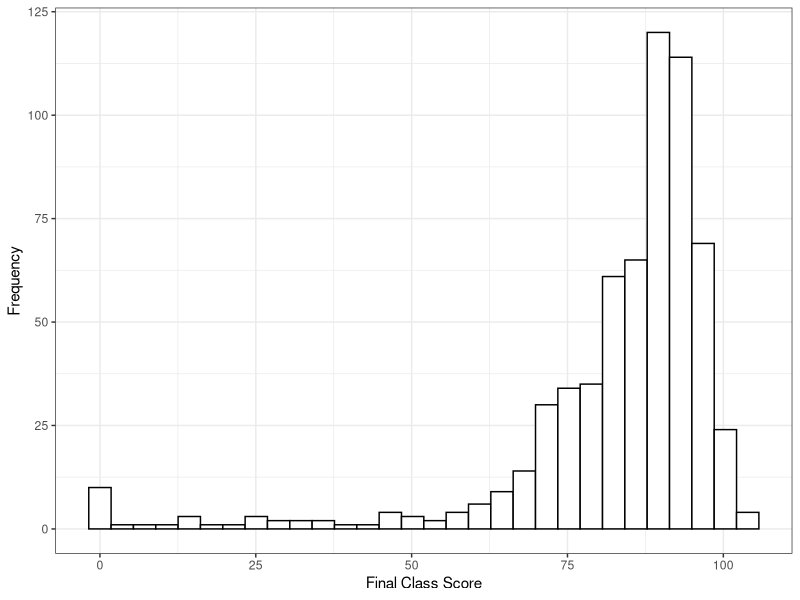
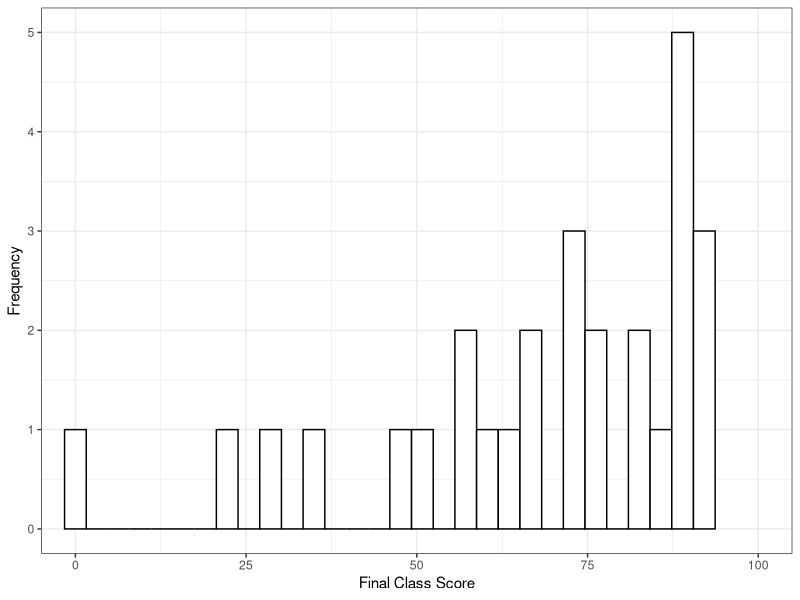
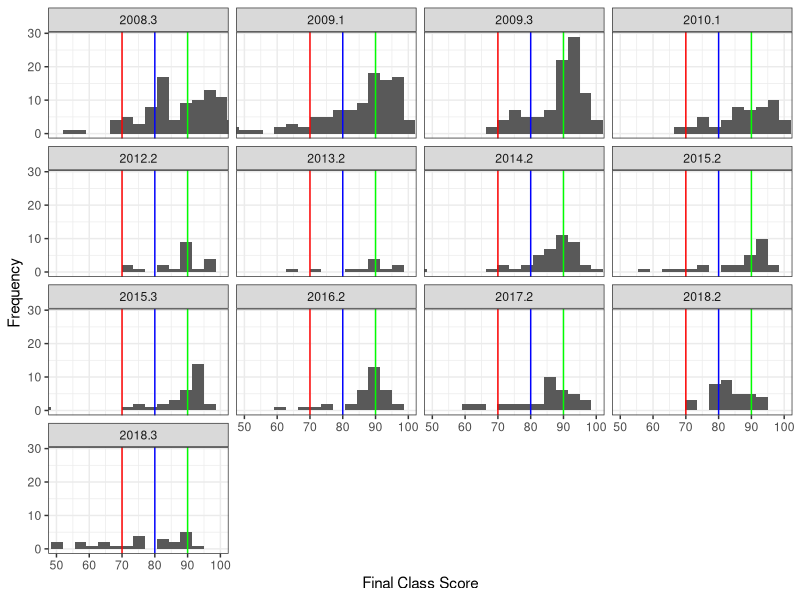
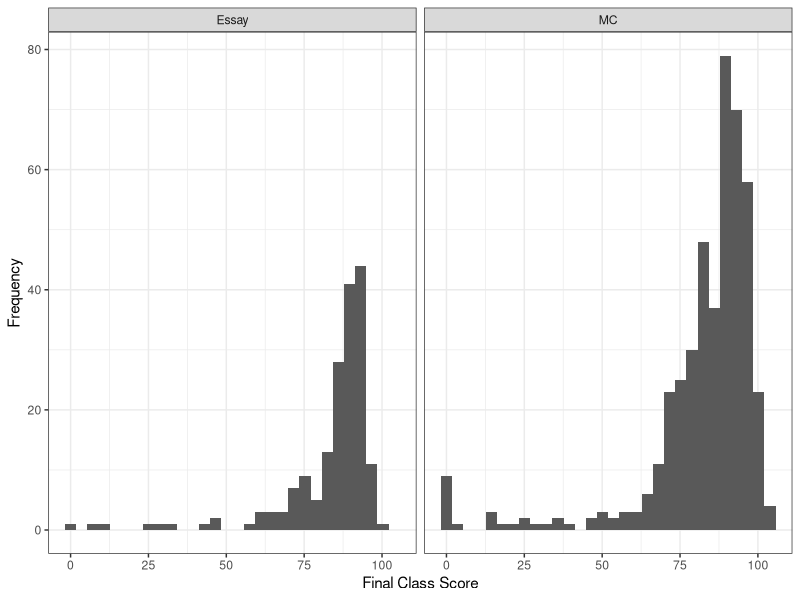
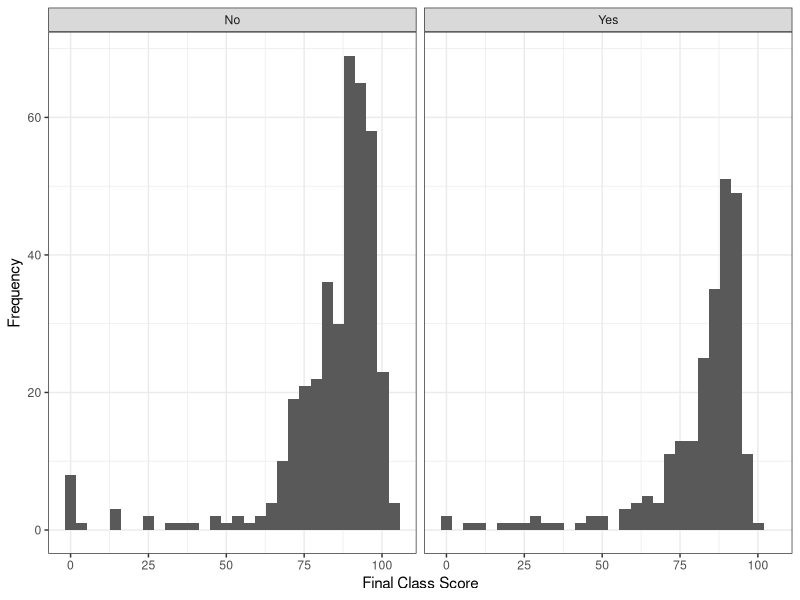
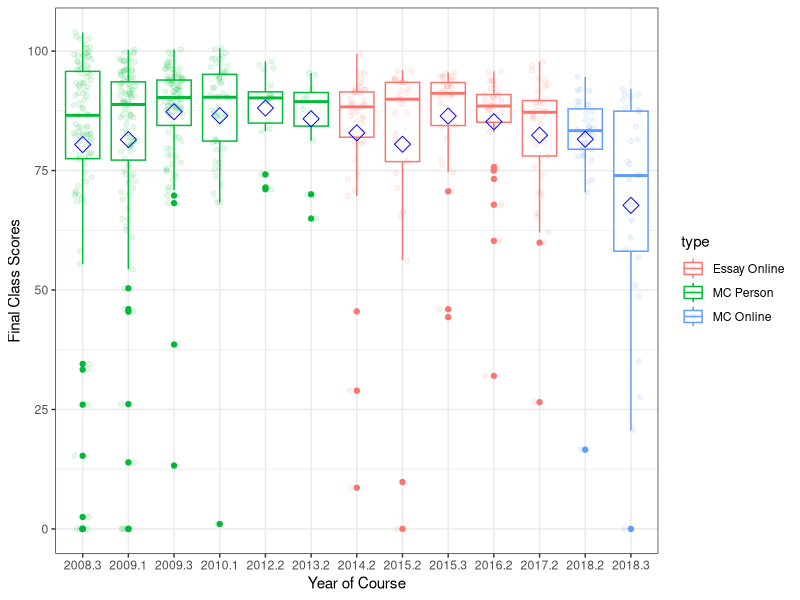

Write R code to recreate these figures, in order.
## ---- chunk 1
library(readxl)
master = read_excel("cognition_grades.xlsx")
library(ggplot2)
ggplot(master, aes(Score)) + 
  theme_bw() +
  geom_histogram(fill = "white", color = "black") +
  xlab("Final Class Score") + 
  ylab("Frequency")
## ---- chunk 2
ggplot(master[master$Year == "2018.3" , ], aes(Score)) + 
  theme_bw() +
  geom_histogram(fill = "white", color = "black") +
  xlab("Final Class Score") + 
  ylab("Frequency") + 
  coord_cartesian(xlim = c(0,100))
## ---- chunk 3
#everything but this semester
mean(master$Score[master$Year != "2018.3"])
#this semester
mean(master$Score[master$Year == "2018.3"])
## ---- chunk 4
master$Letter = NA
master$Letter[master$Score < 60] = "F"
master$Letter[master$Score > 60 & master$Score < 70] = "D"
master$Letter[master$Score > 70 & master$Score < 80] = "C"
master$Letter[master$Score > 80 & master$Score < 90] = "B"
master$Letter[master$Score > 90] = "A"
master$tempyear = master$Year > 2018.25

table(master$tempyear, master$Letter)

chisq.test(master$tempyear, master$Letter)

chisq.test(master$tempyear, master$Letter)$residuals
## ---- chunk 5
ggplot(master, aes(Score)) + 
  geom_histogram() +
  facet_wrap( ~ Year, ncol=4) + 
  theme_bw() +
  xlab("Final Class Score") + 
  ylab("Frequency") + 
  coord_cartesian(xlim = c(50,100)) +
  geom_vline(xintercept = 70, color = "red") + 
  geom_vline(xintercept = 80, color = "blue") + 
  geom_vline(xintercept = 90, color = "green") 
## ---- chunk 6
#Split by test type
ggplot(master, aes(Score)) + 
  geom_histogram() +
  facet_wrap( ~ MC) + 
  theme_bw() +
  xlab("Final Class Score") + 
  ylab("Frequency") 

#Split by "is it online"
ggplot(master, aes(Score)) + 
  geom_histogram() +
  facet_wrap( ~ Online) + 
  theme_bw() +
  xlab("Final Class Score") + 
  ylab("Frequency") 

## ---- chunk 7
tapply(master$Score, list(master$MC, master$Online), mean)
## ---- chunk 8
master$type = paste(master$MC, master$Online, sep = " ")
master$type = factor(master$type,
                     levels = names(table(master$type)),
                     labels = c("Essay Online", "MC Person", "MC Online"))

ggplot(master, aes(as.factor(Year), Score, color = type)) +
  geom_boxplot() +
  theme_bw() +
  geom_jitter(position=position_jitter(0.2), alpha = .1) +
  stat_summary(fun.y=mean, geom="point", shape=23, size=4, color = "blue") +
  xlab("Year of Course") + 
  ylab("Final Class Scores")
